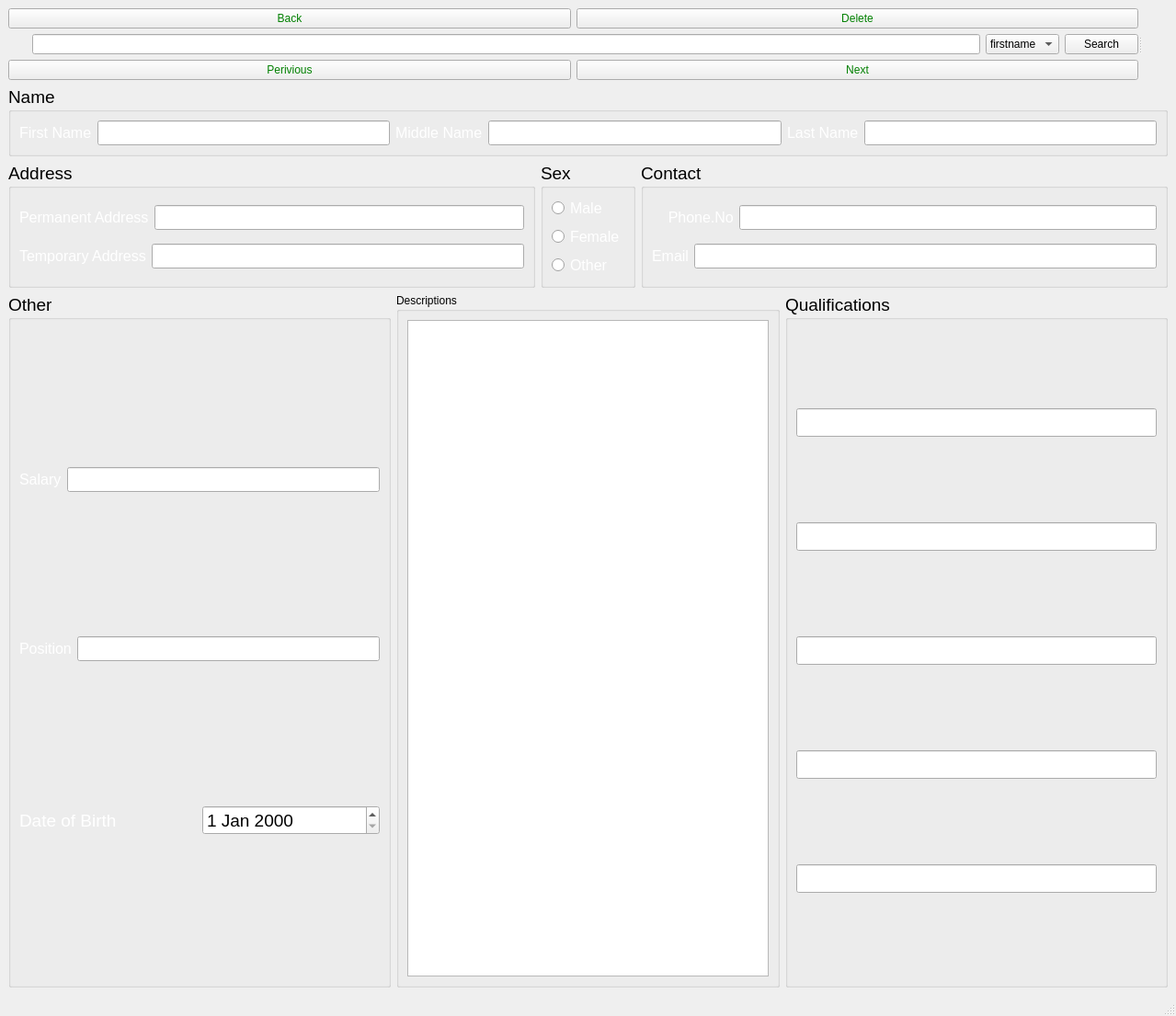
<?xml version="1.0" encoding="UTF-8"?>
<ui version="4.0">
 <class>deleteStaff</class>
 <widget class="QMainWindow" name="deleteStaff">
  <property name="geometry">
   <rect>
    <x>0</x>
    <y>0</y>
    <width>1279</width>
    <height>1105</height>
   </rect>
  </property>
  <property name="windowTitle">
   <string>MainWindow</string>
  </property>
  <property name="windowIcon">
   <iconset resource="resources.qrc">
    <normaloff>:/new/images/icons/logoicon.ico</normaloff>:/new/images/icons/logoicon.ico</iconset>
  </property>
  <property name="styleSheet">
   <string notr="true">#centralwidget {

background-image: url(:/new/images/Images/cao_bg.jpeg);
}</string>
  </property>
  <widget class="QWidget" name="centralwidget">
   <layout class="QVBoxLayout" name="verticalLayout_11">
    <item>
     <layout class="QVBoxLayout" name="verticalLayout_2">
      <item>
       <widget class="QSplitter" name="splitter_2">
        <property name="orientation">
         <enum>Qt::Horizontal</enum>
        </property>
        <widget class="QSplitter" name="splitter">
         <property name="orientation">
          <enum>Qt::Horizontal</enum>
         </property>
         <widget class="QWidget" name="layoutWidget">
          <layout class="QVBoxLayout" name="verticalLayout">
           <item>
            <layout class="QHBoxLayout" name="horizontalLayout_2">
             <item>
              <widget class="QPushButton" name="Back">
               <property name="mouseTracking">
                <bool>true</bool>
               </property>
               <property name="toolTip">
                <string>Submit Form</string>
               </property>
               <property name="styleSheet">
                <string notr="true">font: 16pt &quot;MS Shell Dlg 2&quot;;
color:green;
border-color: rgb(85, 255, 0);</string>
               </property>
               <property name="text">
                <string>Back</string>
               </property>
              </widget>
             </item>
             <item>
              <widget class="QPushButton" name="deleteStaff_2">
               <property name="styleSheet">
                <string notr="true">font: 16pt &quot;MS Shell Dlg 2&quot;;
color:green;
border-color: rgb(85, 255, 0);</string>
               </property>
               <property name="text">
                <string>Delete</string>
               </property>
              </widget>
             </item>
            </layout>
           </item>
           <item>
            <layout class="QHBoxLayout" name="horizontalLayout">
             <item>
              <widget class="QLabel" name="label_20">
               <property name="toolTip">
                <string>&lt;html&gt;&lt;head/&gt;&lt;body&gt;&lt;p&gt;Search for Student&lt;/p&gt;&lt;/body&gt;&lt;/html&gt;</string>
               </property>
               <property name="styleSheet">
                <string notr="true">font: 75 12pt &quot;MS Shell Dlg 2&quot;;</string>
               </property>
               <property name="text">
                <string/>
               </property>
              </widget>
             </item>
             <item>
              <widget class="QLabel" name="label_21">
               <property name="toolTip">
                <string>&lt;html&gt;&lt;head/&gt;&lt;body&gt;&lt;p&gt;Sort List&lt;/p&gt;&lt;/body&gt;&lt;/html&gt;</string>
               </property>
               <property name="styleSheet">
                <string notr="true">font: 75 12pt &quot;MS Shell Dlg 2&quot;;</string>
               </property>
               <property name="text">
                <string/>
               </property>
              </widget>
             </item>
             <item>
              <widget class="QLineEdit" name="searchBox">
               <property name="styleSheet">
                <string notr="true">font: 10pt &quot;MS Shell Dlg 2&quot;;</string>
               </property>
              </widget>
             </item>
             <item>
              <widget class="QComboBox" name="sortBy">
               <property name="styleSheet">
                <string notr="true">font: 10pt &quot;MS Shell Dlg 2&quot;;</string>
               </property>
               <item>
                <property name="text">
                 <string>firstname</string>
                </property>
               </item>
               <item>
                <property name="text">
                 <string>lastname</string>
                </property>
               </item>
               <item>
                <property name="text">
                 <string>email</string>
                </property>
               </item>
               <item>
                <property name="text">
                 <string>position</string>
                </property>
               </item>
               <item>
                <property name="text">
                 <string>phone</string>
                </property>
               </item>
              </widget>
             </item>
             <item>
              <widget class="QPushButton" name="Search">
               <property name="text">
                <string>Search</string>
               </property>
              </widget>
             </item>
            </layout>
           </item>
           <item>
            <layout class="QHBoxLayout" name="horizontalLayout_13">
             <item>
              <widget class="QPushButton" name="Previous">
               <property name="styleSheet">
                <string notr="true">color:green;</string>
               </property>
               <property name="text">
                <string>Perivious</string>
               </property>
              </widget>
             </item>
             <item>
              <widget class="QPushButton" name="Next">
               <property name="styleSheet">
                <string notr="true">color:green;</string>
               </property>
               <property name="text">
                <string>Next</string>
               </property>
              </widget>
             </item>
            </layout>
           </item>
          </layout>
         </widget>
        </widget>
        <widget class="QLabel" name="pic">
         <property name="text">
          <string/>
         </property>
        </widget>
       </widget>
      </item>
      <item>
       <layout class="QVBoxLayout" name="verticalLayout_10">
        <item>
         <layout class="QVBoxLayout" name="verticalLayout_6">
          <item>
           <widget class="QGroupBox" name="groupBox_2">
            <property name="font">
             <font>
              <pointsize>14</pointsize>
             </font>
            </property>
            <property name="mouseTracking">
             <bool>true</bool>
            </property>
            <property name="toolTip">
             <string>Name of Staff</string>
            </property>
            <property name="title">
             <string>Name</string>
            </property>
            <layout class="QHBoxLayout" name="horizontalLayout_3">
             <item>
              <widget class="QLabel" name="fName">
               <property name="font">
                <font>
                 <pointsize>12</pointsize>
                </font>
               </property>
               <property name="styleSheet">
                <string notr="true">QLabel { color: white; }
QLineEdit { border-radius: 3px; }</string>
               </property>
               <property name="text">
                <string>First Name</string>
               </property>
              </widget>
             </item>
             <item>
              <widget class="QLineEdit" name="Sfrstname">
               <property name="font">
                <font>
                 <pointsize>12</pointsize>
                </font>
               </property>
               <property name="toolTip">
                <string>First Name of Staff</string>
               </property>
              </widget>
             </item>
             <item>
              <widget class="QLabel" name="mName">
               <property name="font">
                <font>
                 <pointsize>12</pointsize>
                </font>
               </property>
               <property name="styleSheet">
                <string notr="true">QLabel { color: white; }
QLineEdit { border-radius: 3px; }</string>
               </property>
               <property name="text">
                <string>Middle Name</string>
               </property>
              </widget>
             </item>
             <item>
              <widget class="QLineEdit" name="Smidname">
               <property name="font">
                <font>
                 <pointsize>12</pointsize>
                </font>
               </property>
               <property name="toolTip">
                <string>Middle Name of Staff</string>
               </property>
              </widget>
             </item>
             <item>
              <widget class="QLabel" name="label">
               <property name="font">
                <font>
                 <pointsize>12</pointsize>
                </font>
               </property>
               <property name="styleSheet">
                <string notr="true">QLabel { color: white; }
QLineEdit { border-radius: 3px; }</string>
               </property>
               <property name="text">
                <string>Last Name</string>
               </property>
              </widget>
             </item>
             <item>
              <widget class="QLineEdit" name="Slastname">
               <property name="font">
                <font>
                 <pointsize>12</pointsize>
                </font>
               </property>
               <property name="toolTip">
                <string>Last Name of Staff</string>
               </property>
               <property name="text">
                <string/>
               </property>
              </widget>
             </item>
            </layout>
           </widget>
          </item>
          <item>
           <layout class="QHBoxLayout" name="horizontalLayout_8">
            <item>
             <widget class="QGroupBox" name="groupBox_3">
              <property name="font">
               <font>
                <pointsize>14</pointsize>
               </font>
              </property>
              <property name="mouseTracking">
               <bool>true</bool>
              </property>
              <property name="toolTip">
               <string>Address of Staff</string>
              </property>
              <property name="title">
               <string>Address</string>
              </property>
              <layout class="QVBoxLayout" name="verticalLayout_5">
               <item>
                <layout class="QHBoxLayout" name="horizontalLayout_6">
                 <item>
                  <widget class="QLabel" name="label_2">
                   <property name="font">
                    <font>
                     <pointsize>12</pointsize>
                    </font>
                   </property>
                   <property name="styleSheet">
                    <string notr="true">QLabel { color: white; }
QLineEdit { border-radius: 3px; }</string>
                   </property>
                   <property name="text">
                    <string>Permanent Address</string>
                   </property>
                  </widget>
                 </item>
                 <item>
                  <widget class="QLineEdit" name="Spaddress">
                   <property name="font">
                    <font>
                     <pointsize>12</pointsize>
                    </font>
                   </property>
                  </widget>
                 </item>
                </layout>
               </item>
               <item>
                <layout class="QHBoxLayout" name="horizontalLayout_7">
                 <item>
                  <widget class="QLabel" name="label_6">
                   <property name="font">
                    <font>
                     <pointsize>12</pointsize>
                    </font>
                   </property>
                   <property name="styleSheet">
                    <string notr="true">QLabel { color: white; }
QLineEdit { border-radius: 3px; }</string>
                   </property>
                   <property name="text">
                    <string>Temporary Address</string>
                   </property>
                  </widget>
                 </item>
                 <item>
                  <widget class="QLineEdit" name="Staddress">
                   <property name="font">
                    <font>
                     <pointsize>12</pointsize>
                    </font>
                   </property>
                  </widget>
                 </item>
                </layout>
               </item>
              </layout>
             </widget>
            </item>
            <item>
             <widget class="QGroupBox" name="groupBox_4">
              <property name="font">
               <font>
                <pointsize>14</pointsize>
               </font>
              </property>
              <property name="toolTip">
               <string>Sex of Staff</string>
              </property>
              <property name="title">
               <string>Sex</string>
              </property>
              <layout class="QVBoxLayout" name="verticalLayout_4">
               <item>
                <widget class="QRadioButton" name="sMale">
                 <property name="font">
                  <font>
                   <pointsize>12</pointsize>
                  </font>
                 </property>
                 <property name="styleSheet">
                  <string notr="true">QRadioButton { color: white; }
QLineEdit { border-radius: 3px; }</string>
                 </property>
                 <property name="text">
                  <string>Male</string>
                 </property>
                </widget>
               </item>
               <item>
                <widget class="QRadioButton" name="sFemale">
                 <property name="font">
                  <font>
                   <pointsize>12</pointsize>
                  </font>
                 </property>
                 <property name="styleSheet">
                  <string notr="true">QRadioButton { color: white; }</string>
                 </property>
                 <property name="text">
                  <string>Female</string>
                 </property>
                </widget>
               </item>
               <item>
                <widget class="QRadioButton" name="sothers">
                 <property name="font">
                  <font>
                   <pointsize>12</pointsize>
                  </font>
                 </property>
                 <property name="styleSheet">
                  <string notr="true">QRadioButton { color: white; }</string>
                 </property>
                 <property name="text">
                  <string>Other</string>
                 </property>
                </widget>
               </item>
              </layout>
             </widget>
            </item>
            <item>
             <widget class="QGroupBox" name="groupBox_5">
              <property name="font">
               <font>
                <pointsize>14</pointsize>
               </font>
              </property>
              <property name="mouseTracking">
               <bool>true</bool>
              </property>
              <property name="toolTip">
               <string>Contact of Staff</string>
              </property>
              <property name="title">
               <string>Contact</string>
              </property>
              <layout class="QVBoxLayout" name="verticalLayout_3">
               <item>
                <layout class="QHBoxLayout" name="horizontalLayout_4">
                 <item>
                  <widget class="QLabel" name="label_3">
                   <property name="font">
                    <font>
                     <pointsize>12</pointsize>
                    </font>
                   </property>
                   <property name="toolTip">
                    <string>Staff's phone number</string>
                   </property>
                   <property name="styleSheet">
                    <string notr="true">QLabel { color: white; }
QLineEdit { border-radius: 3px; }</string>
                   </property>
                   <property name="text">
                    <string>    Phone.No</string>
                   </property>
                  </widget>
                 </item>
                 <item>
                  <widget class="QLineEdit" name="Sphone">
                   <property name="font">
                    <font>
                     <pointsize>12</pointsize>
                    </font>
                   </property>
                  </widget>
                 </item>
                </layout>
               </item>
               <item>
                <layout class="QHBoxLayout" name="horizontalLayout_5">
                 <item>
                  <widget class="QLabel" name="label_4">
                   <property name="font">
                    <font>
                     <pointsize>12</pointsize>
                    </font>
                   </property>
                   <property name="toolTip">
                    <string>Staff's email address</string>
                   </property>
                   <property name="styleSheet">
                    <string notr="true">QLabel { color: white; }
QLineEdit { border-radius: 3px; }</string>
                   </property>
                   <property name="text">
                    <string>Email</string>
                   </property>
                  </widget>
                 </item>
                 <item>
                  <widget class="QLineEdit" name="Semail">
                   <property name="font">
                    <font>
                     <pointsize>12</pointsize>
                    </font>
                   </property>
                  </widget>
                 </item>
                </layout>
               </item>
              </layout>
             </widget>
            </item>
           </layout>
          </item>
         </layout>
        </item>
        <item>
         <layout class="QHBoxLayout" name="horizontalLayout_12">
          <item>
           <widget class="QGroupBox" name="groupBox">
            <property name="font">
             <font>
              <pointsize>14</pointsize>
             </font>
            </property>
            <property name="mouseTracking">
             <bool>true</bool>
            </property>
            <property name="title">
             <string>Other</string>
            </property>
            <layout class="QVBoxLayout" name="verticalLayout_7">
             <item>
              <layout class="QHBoxLayout" name="horizontalLayout_9">
               <item>
                <widget class="QLabel" name="label_5">
                 <property name="font">
                  <font>
                   <pointsize>12</pointsize>
                  </font>
                 </property>
                 <property name="mouseTracking">
                  <bool>true</bool>
                 </property>
                 <property name="toolTip">
                  <string>Staff Salary</string>
                 </property>
                 <property name="styleSheet">
                  <string notr="true">QLabel { color: white; }
QLineEdit { border-radius: 3px; }</string>
                 </property>
                 <property name="text">
                  <string>Salary</string>
                 </property>
                </widget>
               </item>
               <item>
                <widget class="QLineEdit" name="Ssalary">
                 <property name="font">
                  <font>
                   <pointsize>12</pointsize>
                  </font>
                 </property>
                </widget>
               </item>
              </layout>
             </item>
             <item>
              <layout class="QHBoxLayout" name="horizontalLayout_10">
               <item>
                <widget class="QLabel" name="label_8">
                 <property name="font">
                  <font>
                   <pointsize>12</pointsize>
                  </font>
                 </property>
                 <property name="mouseTracking">
                  <bool>true</bool>
                 </property>
                 <property name="toolTip">
                  <string>Position of Staff</string>
                 </property>
                 <property name="styleSheet">
                  <string notr="true">QLabel { color: white; }
QLineEdit { border-radius: 3px; }</string>
                 </property>
                 <property name="text">
                  <string>Position</string>
                 </property>
                </widget>
               </item>
               <item>
                <widget class="QLineEdit" name="Sposition">
                 <property name="font">
                  <font>
                   <pointsize>12</pointsize>
                  </font>
                 </property>
                </widget>
               </item>
              </layout>
             </item>
             <item>
              <layout class="QHBoxLayout" name="horizontalLayout_11">
               <item>
                <widget class="QLabel" name="label_10">
                 <property name="styleSheet">
                  <string notr="true">font: 12pt &quot;MS Shell Dlg 2&quot;;
color:white</string>
                 </property>
                 <property name="text">
                  <string>Date of Birth</string>
                 </property>
                </widget>
               </item>
               <item>
                <widget class="QDateEdit" name="dateEdit"/>
               </item>
              </layout>
             </item>
            </layout>
           </widget>
          </item>
          <item>
           <widget class="QGroupBox" name="groupBox_6">
            <property name="mouseTracking">
             <bool>true</bool>
            </property>
            <property name="toolTip">
             <string>Descriptions of Staff</string>
            </property>
            <property name="styleSheet">
             <string notr="true">font: 14pt &quot;MS Shell Dlg 2&quot;;</string>
            </property>
            <property name="title">
             <string>Descriptions</string>
            </property>
            <layout class="QVBoxLayout" name="verticalLayout_8">
             <item>
              <widget class="QTextEdit" name="StaffDescription"/>
             </item>
            </layout>
           </widget>
          </item>
          <item>
           <widget class="QGroupBox" name="groupBox_7">
            <property name="font">
             <font>
              <pointsize>14</pointsize>
             </font>
            </property>
            <property name="mouseTracking">
             <bool>true</bool>
            </property>
            <property name="toolTip">
             <string>Qualifications of Staff</string>
            </property>
            <property name="title">
             <string>Qualifications</string>
            </property>
            <layout class="QVBoxLayout" name="verticalLayout_9">
             <item>
              <widget class="QLineEdit" name="Qualification1"/>
             </item>
             <item>
              <widget class="QLineEdit" name="Qualification2"/>
             </item>
             <item>
              <widget class="QLineEdit" name="Qualification3"/>
             </item>
             <item>
              <widget class="QLineEdit" name="Qualification4"/>
             </item>
             <item>
              <widget class="QLineEdit" name="Qualification5"/>
             </item>
            </layout>
           </widget>
          </item>
         </layout>
        </item>
       </layout>
      </item>
     </layout>
    </item>
   </layout>
  </widget>
  <widget class="QStatusBar" name="statusbar"/>
 </widget>
 <resources>
  <include location="resources.qrc"/>
 </resources>
 <connections/>
</ui>
